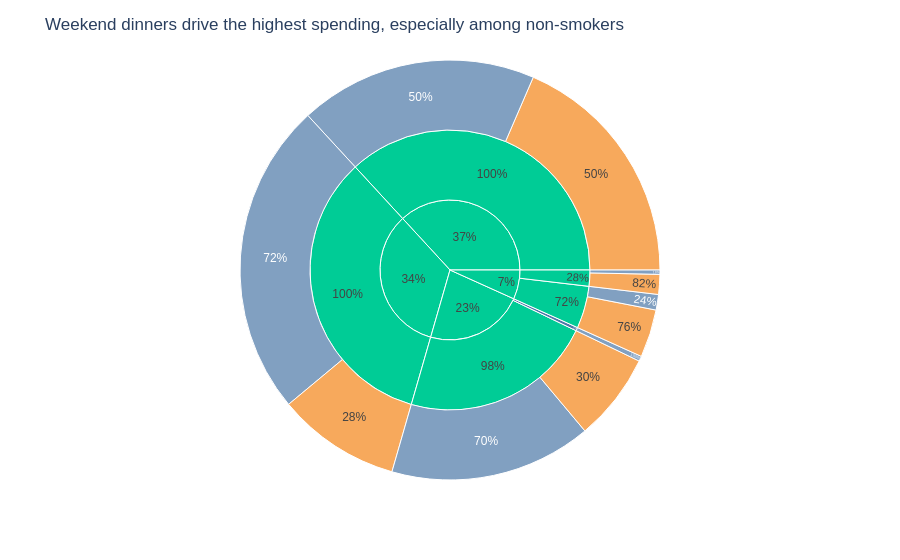

Notebook code cell kept with this figure:
### Code cell
tips = px.data.tips()

tips_grouped = tips.groupby(['day', 'time', 'smoker'])['total_bill'].sum().reset_index()

fig = px.sunburst(
    tips_grouped,
    path=['day', 'time', 'smoker'],
    values='total_bill',
    color='smoker',
    color_discrete_map={
        'Yes': '#F58518',
        'No': '#4C78A8'
    }
)

fig.update_traces(
    textinfo='percent parent',
    marker=dict(line=dict(color='white', width=1))
)

fig.update_layout(
    title="Weekend dinners drive the highest spending, especially among non-smokers",
    template="plotly_white",
    font=dict(family="Arial")
)

fig.show()

### Figure 1 — Plotly figure (JSON) as saved in the notebook; plotly's stock layout.template omitted (floating-point values rounded to 4 significant figures)
{"data": [{"branchvalues": "total", "customdata": [["(?)"], ["(?)"], ["(?)"], ["(?)"], ["(?)"], ["(?)"], ["(?)"], ["(?)"], ["(?)"], ["No"], ["No"], ["No"], ["No"], ["No"], ["No"], ["No"], ["Yes"], ["Yes"], ["Yes"], ["Yes"], ["Yes"]], "domain": {"x": [0, 1], "y": [0, 1]}, "hovertemplate": "labels=%{label}<br>total_bill=%{value}<br>parent=%{parent}<br>id=%{id}<br>smoker=%{customdata[0]}<extra></extra>", "ids": ["Thur", "Sat", "Fri", "Thur/Lunch", "Sun/Dinner", "Sat/Dinner", "Fri/Lunch", "Fri/Dinner", "Sun", "Thur/Dinner", "Fri/Dinner/No", "Thur/Dinner/No", "Sun/Dinner/No", "Sat/Dinner/No", "Fri/Lunch/No", "Thur/Lunch/No", "Sun/Dinner/Yes", "Sat/Dinner/Yes", "Fri/Lunch/Yes", "Fri/Dinner/Yes", "Thur/Lunch/Yes"], "labels": ["Thur", "Sat", "Fri", "Lunch", "Dinner", "Dinner", "Lunch", "Dinner", "Sun", "Dinner", "No", "No", "No", "No", "No", "No", "Yes", "Yes", "Yes", "Yes", "Yes"], "marker": {"colors": ["#00cc96", "#00cc96", "#00cc96", "#00cc96", "#00cc96", "#00cc96", "#00cc96", "#00cc96", "#00cc96", "#4C78A8", "#4C78A8", "#4C78A8", "#4C78A8", "#4C78A8", "#4C78A8", "#4C78A8", "#F58518", "#F58518", "#F58518", "#F58518", "#F58518"], "line": {"color": "white", "width": 1}}, "name": "", "parents": ["", "", "", "Thur", "Sun", "Sat", "Fri", "Fri", "", "Thur", "Fri/Dinner", "Thur/Dinner", "Sun/Dinner", "Sat/Dinner", "Fri/Lunch", "Thur/Lunch", "Sun/Dinner", "Sat/Dinner", "Fri/Lunch", "Fri/Dinner", "Thur/Lunch"], "textinfo": "percent parent", "type": "sunburst", "values": [1096.0, 1778.0, 325.9, 1078.0, 1627.0, 1778.0, 89.92, 236.0, 1627.0, 18.78, 57.7, 18.78, 1169.0, 884.8, 15.98, 751.3, 458.3, 893.6, 73.94, 178.3, 326.2]}], "layout": {"font": {"family": "Arial"}, "legend": {"tracegroupgap": 0}, "margin": {"t": 60}, "title": {"text": "Weekend dinners drive the highest spending, especially among non-smokers"}}}
